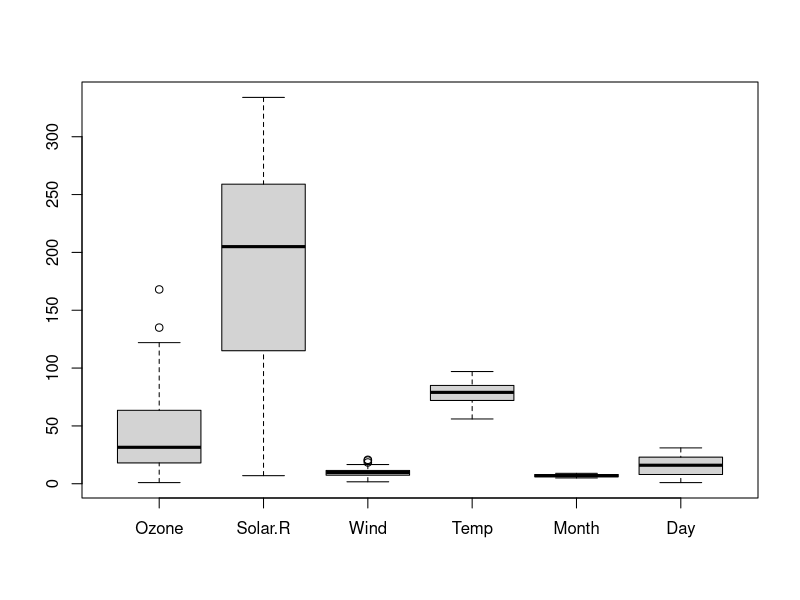
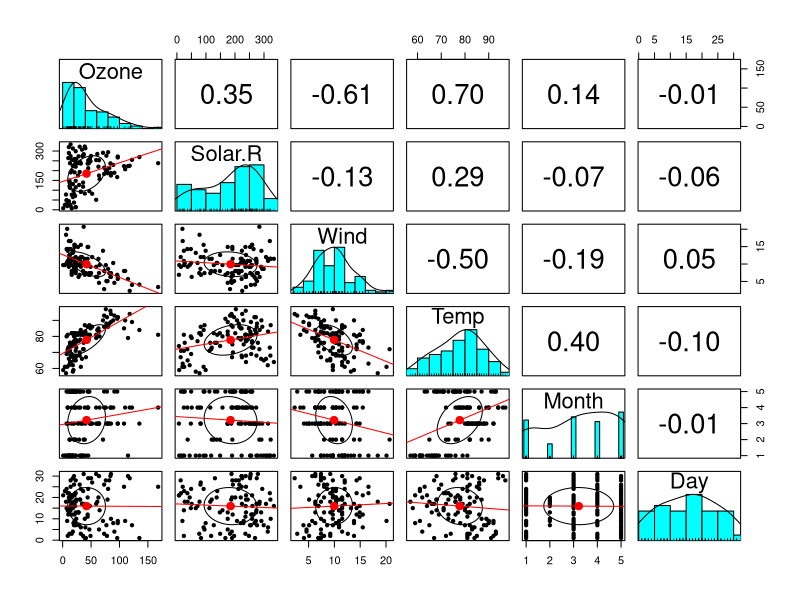
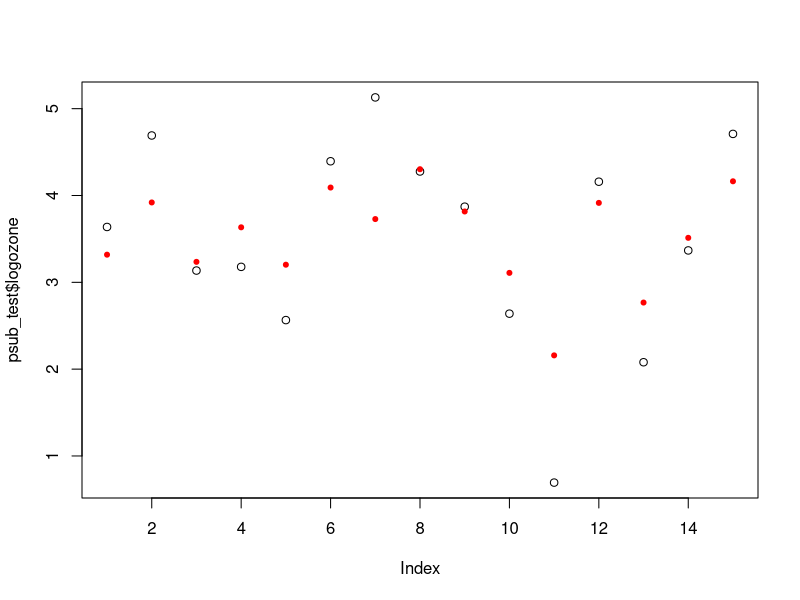

These charts were generated, in order, by the following R code:
## ---- chunk 1
knitr::opts_chunk$set(echo = TRUE)
library(readr)
library(nlme)
library(psych)
library(knitr)
library(ggplot2)
## ---- chunk 2
#adding in the data
airqual <- airquality
#Cleaning the data, omitting NA cells
airqual <- na.omit(airqual)
airqual$Month <- as.factor(airqual$Month)
#visualizing the data
boxplot(airquality)
## ---- chunk 3
#Creating the paris panel
pairs.panels(airqual, lm = TRUE, cor = T)
## ---- chunk 4
#Testing the normality of all of the predictor variables with ozone and checking thre residuals with a Shapiro-Wilks test. 
fitvar <- lm(Ozone ~ Solar.R, data = airqual)
res=fitvar$residuals
shapiro.test(res)
#Log-transforming data for ozone
airqual$logozone <- log(airqual$Ozone+1)
fit_1var <- lm(logozone ~ Solar.R, data = airqual)
res1=fit_1var$residuals
shapiro.test(res1)
#CLT applies since the sample size is over 50 so we will continue with the log transformed ozone data since it is the best fit over the normal data
fitvar2 <- lm(logozone ~ Wind, data = airqual)
res2=fitvar2$residuals
shapiro.test(res2)
#Excluding the wind variable because it does not fit the assumptions for a predictor variable because its residuals are not normal even after trasnformation. 
airqual_sub <- subset(airqual, select = -Wind)
#Testing for normality of residuals for temperature
fitvar3 <- lm(logozone ~ Temp, data = airqual)
res3=fitvar3$residuals
shapiro.test(res3)
#Month testing
fitvar4 <- lm(logozone ~ Month, data = airqual)
res4=fitvar4$residuals
shapiro.test(res4)
#Dat testing
fitvar5 <- lm(logozone ~ Day, data = airqual)
res5=fitvar5$residuals
shapiro.test(res5)
## ---- chunk 5
fitvar1 <- lm(logozone ~ Solar.R, data = airqual_sub)
res_1=fitvar1$residuals
shapiro.test(res_1) 
## ---- chunk 6
fit_1var <- lm(logozone ~ Solar.R, data = airqual)
fit_2var <- lm(logozone ~ Solar.R + Temp, data = airqual_sub)
fit_full <- lm(logozone ~ Solar.R + Temp + Month + Day, data = airqual_sub)
#resfull=fit_full$residuals
#par(mfrow = c(2,2))
#plot(fit_full)
## ---- chunk 7
#Creating AIC and BIC Table
result <- AIC(fit_1var,fit_2var,fit_full)
models <- list(fit_1var,fit_2var,fit_full)
result$BIC <- sapply(models, BIC)
model_summary <- lapply(models, summary)
for(i in 1:length(models)){ #this creates a variable i that starts with the value i=1
  result$rsq[i] <- model_summary[[i]]$r.squared #we assign the rsq value from model i to the i'th row of the column 'rsq' in the table 'results'
  result$adj_rsq[i] <- model_summary[[i]]$adj.r.squared #same for adjusted rsq
} #now we go back to the beginning of the for-loop, add 1 to the value of i, and do everything again
kable(result, digits = 2, align = "c")
## ---- chunk 8
#Testing the normallity of the residuals for the chosen model. 
resfinal=fit_2var$residuals
shapiro.test(resfinal)
#Creating the plot for model predictions
splitter <- sample(1:nrow(airqual_sub), 15, replace = F)
psub_train <- airqual_sub[-splitter,]
psub_test <- airqual_sub[splitter,]
fit_4var_split <- lm(logozone ~ Solar.R + Temp, data = psub_train)
prediction <- predict(fit_4var_split,psub_test)
plot(psub_test$logozone, pch=1) #plot the actual test data values
points(prediction, pch=20, col = "red") #plot the model predictions for those points
